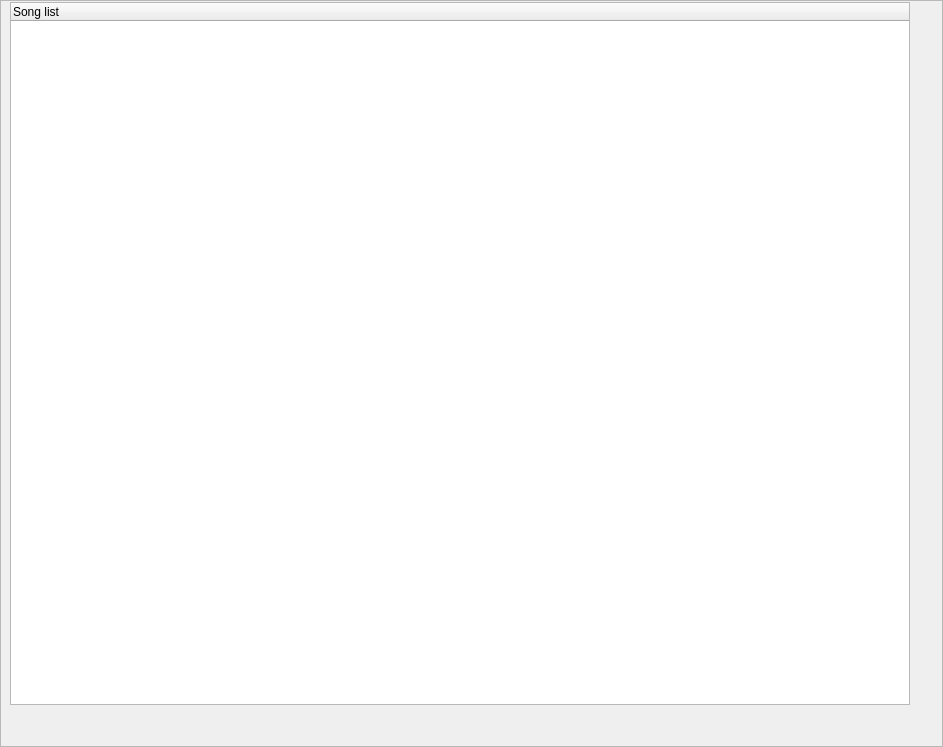
<?xml version="1.0" encoding="UTF-8"?>
<ui version="4.0">
 <class>PlaylistDialog_UI</class>
 <widget class="QDialog" name="PlaylistDialog_UI">
  <property name="geometry">
   <rect>
    <x>0</x>
    <y>0</y>
    <width>943</width>
    <height>747</height>
   </rect>
  </property>
  <property name="windowTitle">
   <string>PlayList Browser</string>
  </property>
  <layout class="QVBoxLayout" name="overallLayout">
   <property name="spacing">
    <number>0</number>
   </property>
   <property name="leftMargin">
    <number>0</number>
   </property>
   <property name="topMargin">
    <number>0</number>
   </property>
   <property name="rightMargin">
    <number>0</number>
   </property>
   <property name="bottomMargin">
    <number>0</number>
   </property>
   <item>
    <widget class="QScrollArea" name="scrollArea">
     <property name="widgetResizable">
      <bool>true</bool>
     </property>
     <widget class="QWidget" name="scrollAreaContent">
      <property name="geometry">
       <rect>
        <x>0</x>
        <y>0</y>
        <width>941</width>
        <height>745</height>
       </rect>
      </property>
      <property name="minimumSize">
       <size>
        <width>921</width>
        <height>703</height>
       </size>
      </property>
      <layout class="QVBoxLayout" name="scrollAreaLayout">
       <property name="spacing">
        <number>0</number>
       </property>
       <property name="leftMargin">
        <number>0</number>
       </property>
       <property name="topMargin">
        <number>0</number>
       </property>
       <property name="rightMargin">
        <number>0</number>
       </property>
       <property name="bottomMargin">
        <number>0</number>
       </property>
       <item>
        <widget class="QWidget" name="menuBarWidget" native="true"/>
       </item>
       <item>
        <layout class="QVBoxLayout" name="verticalLayout_2">
         <property name="spacing">
          <number>2</number>
         </property>
         <property name="leftMargin">
          <number>9</number>
         </property>
         <property name="topMargin">
          <number>1</number>
         </property>
         <property name="rightMargin">
          <number>0</number>
         </property>
         <property name="bottomMargin">
          <number>7</number>
         </property>
         <item>
          <layout class="QHBoxLayout" name="horizontalLayout">
           <item>
            <widget class="QTreeWidget" name="m_pPlaylistTree">
             <property name="minimumSize">
              <size>
               <width>0</width>
               <height>271</height>
              </size>
             </property>
             <property name="acceptDrops">
              <bool>false</bool>
             </property>
             <property name="verticalScrollBarPolicy">
              <enum>Qt::ScrollBarAsNeeded</enum>
             </property>
             <property name="horizontalScrollBarPolicy">
              <enum>Qt::ScrollBarAsNeeded</enum>
             </property>
             <property name="tabKeyNavigation">
              <bool>true</bool>
             </property>
             <property name="showDropIndicator" stdset="0">
              <bool>false</bool>
             </property>
             <property name="dragEnabled">
              <bool>false</bool>
             </property>
             <property name="dragDropOverwriteMode">
              <bool>false</bool>
             </property>
             <property name="dragDropMode">
              <enum>QAbstractItemView::NoDragDrop</enum>
             </property>
             <property name="rootIsDecorated">
              <bool>true</bool>
             </property>
             <property name="uniformRowHeights">
              <bool>true</bool>
             </property>
             <property name="itemsExpandable">
              <bool>false</bool>
             </property>
             <property name="sortingEnabled">
              <bool>false</bool>
             </property>
             <property name="move" stdset="0">
              <stringlist/>
             </property>
             <column>
              <property name="text">
               <string>Song list</string>
              </property>
             </column>
            </widget>
           </item>
           <item>
            <widget class="QWidget" name="sideBarWidget" native="true">
             <property name="sizePolicy">
              <sizepolicy hsizetype="Fixed" vsizetype="Preferred">
               <horstretch>0</horstretch>
               <verstretch>0</verstretch>
              </sizepolicy>
             </property>
             <property name="minimumSize">
              <size>
               <width>30</width>
               <height>0</height>
              </size>
             </property>
            </widget>
           </item>
          </layout>
         </item>
         <item>
          <widget class="QWidget" name="controlWidget" native="true">
           <property name="sizePolicy">
            <sizepolicy hsizetype="Preferred" vsizetype="Fixed">
             <horstretch>0</horstretch>
             <verstretch>0</verstretch>
            </sizepolicy>
           </property>
           <property name="minimumSize">
            <size>
             <width>119</width>
             <height>32</height>
            </size>
           </property>
          </widget>
         </item>
        </layout>
       </item>
      </layout>
     </widget>
    </widget>
   </item>
  </layout>
 </widget>
 <resources/>
 <connections/>
</ui>
